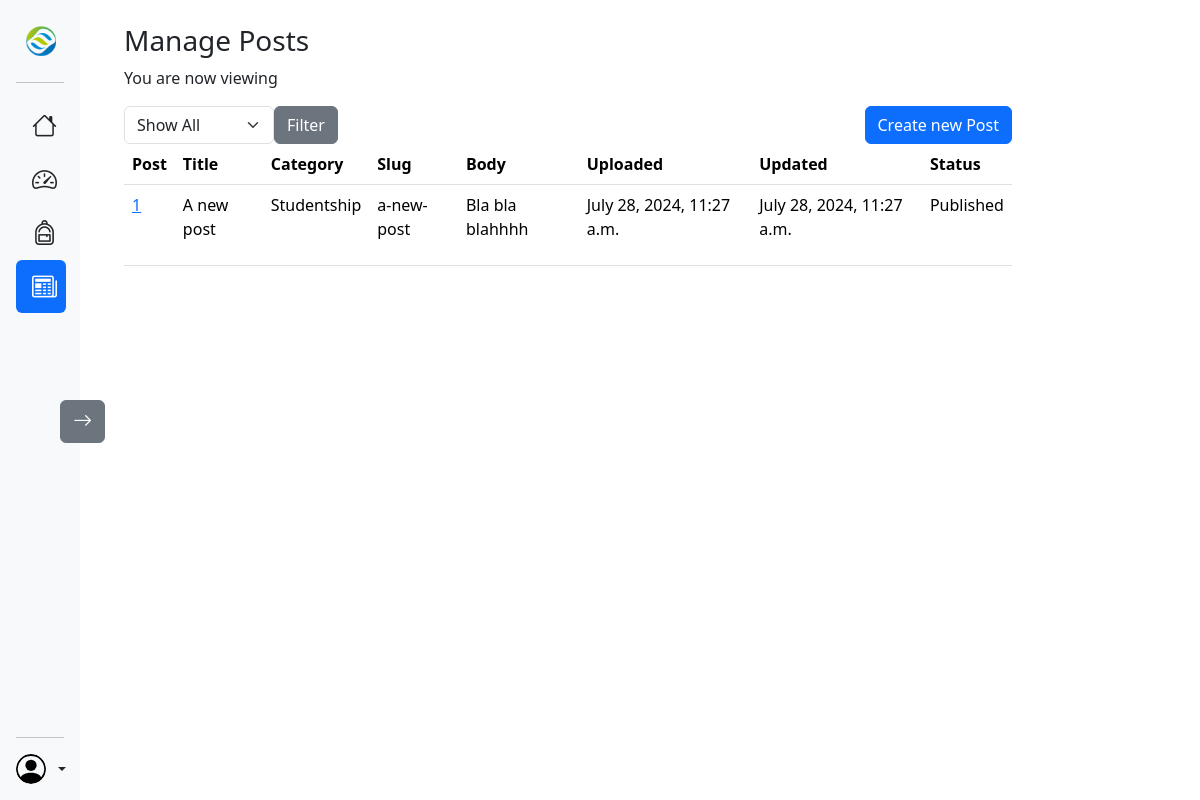
The page /manager/manageposts/ (signed in) on the database as committed earlier.
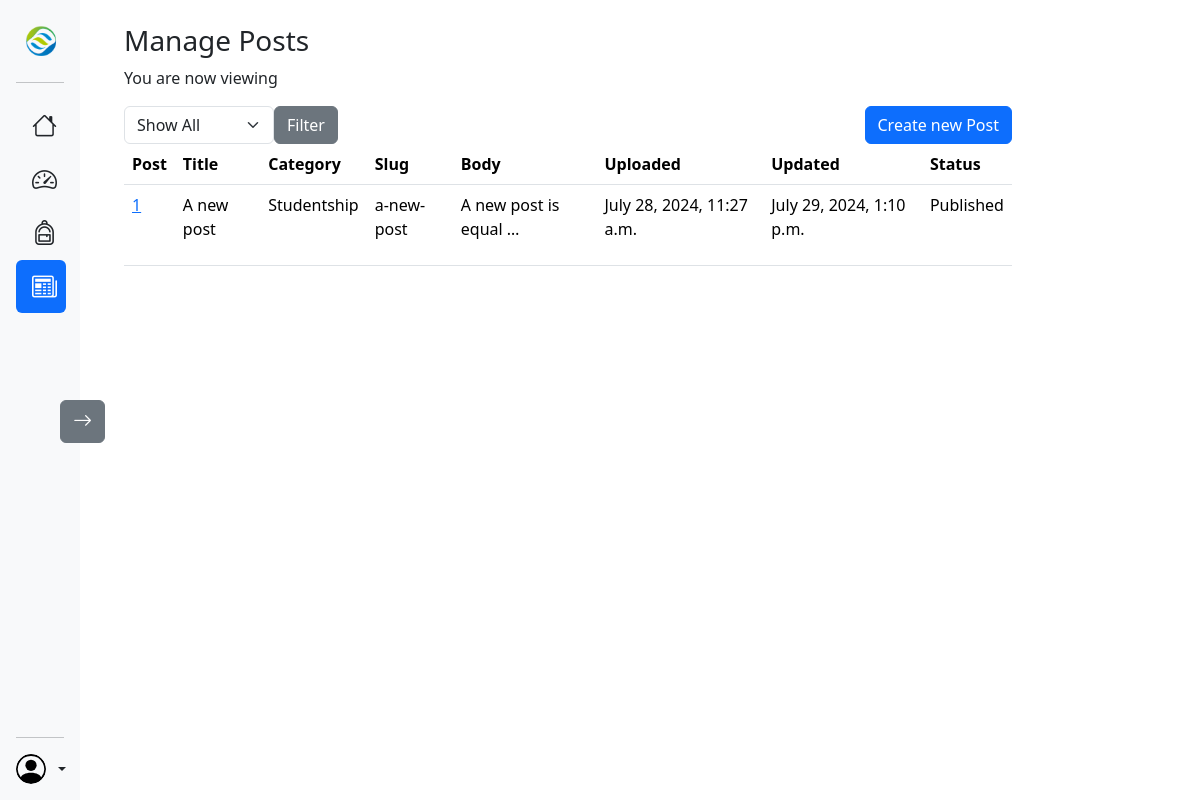
The same page on the database as committed later.
### news/models.py (models this page shows, shortened)
class Post(models.Model):
  class Categories(models.TextChoices):
    STUDENTSHIP = 'Studentship', 'Studentship'
    EOPEP = 'EOPEP', 'Eopep Examinations'
    EXAMINATIONS = 'EXAMS', 'Examinations'
  class Status(models.TextChoices):
    DRAFT = 'Draft', 'Draft'
    PUBLISHED = 'Published', 'Published'
  title = models.CharField(max_length=255)
  category = models.CharField(max_length=15,
                              choices=Categories.choices,
                              default=Categories.STUDENTSHIP)
  slug = models.SlugField(max_length=255, unique_for_date='published')
  author = models.ForeignKey(SchoolUser,
                            on_delete=models.CASCADE,
                            related_name='news')
  body = CKEditor5Field(config_name='extends')
  published = models.DateTimeField(default=timezone.now)
  created = models.DateTimeField(auto_now_add=True)
  updated = models.DateTimeField(auto_now=True)
  status = models.CharField(max_length=10,
                            choices=Status.choices,
                            default=Status.DRAFT)
  class Meta:
    ordering = ['-published']
    indexes = [
          models.Index(fields=['-published']),
        ]
  def manager_get_absolute_url(self):
      return reverse('news:Manager_Post_Details', args=[self.published.year,
                                                self.published.month,
                                                self.published.day,
                                                self.slug])

### news/views.py (the view)
# urls.py: path('manager/manageposts/', views.ManagePosts, name='Manage_Posts'),
@manager_required
def ManagePosts(request):
  all_posts = Post.objects.all()
  categories = Post.Categories.choices
  selected_category = request.GET.get('category', 'all')
  if selected_category != 'all':
    posts = Post.objects.filter(category=selected_category)
  else:
    posts = all_posts
  return render(request, 'manager/manageposts.html', {'posts':posts,
                                                           'categories':categories})

### dashboard/views.py (called while the page is built)
def manager_required(view_func):
  @wraps(view_func)
  def _wrapped_view(request, *args, **kwargs):
    if request.user.is_authenticated and request.user.role == 'Manager':
        return view_func(request, *args, **kwargs)
    return redirect('Login')
  return _wrapped_view

### news/templates/manager/manageposts.html (shortened to what this page needs)
{% extends 'managerDash.html' %}
{% load static %}
{% block content %}
<div class="container p-4 main-content">
  <h3>Manage Posts</h3>
  <p>You are now viewing {{posts.category}}</p>
  <div class="d-flex justify-content-between">
    <form method="GET" action="{% url 'news:Manage_Posts' %}">
      <div class="d-flex">
        <select name="category" class="form-select" style="width:150px;">
          <option value="all">Show All</option>
        </select>
        <button type="submit" class="btn btn-secondary">Filter</button>
      </div>
    </form>
    <a href="{% url 'news:Create_Post' %}" class="btn btn-primary">Create new Post</a>
  </div>
  <table class="table">
    <thead>
      <tr>
        <th scope="col">Post</th>
        <th scope="col">Title</th>
        <th scope="col">Category</th>
        <th scope="col">Slug</th>
        <th scope="col">Body</th>
        <th scope="col">Uploaded</th>
        <th scope="col">Updated</th>
        <th scope="col">Status</th>
      </tr>
    </thead>
    <tbody>
      {% for post in posts %}
      <tr>
        <td><a href="{{post.manager_get_absolute_url}}">{{ post.id }}</a></td>
        <td>{{ post.title }}</td>
        <td>{{ post.category}}</td>
        <td>{{ post.slug }}</td>
        <td>{{ post.body|safe|truncatewords:5 }}</td>
        <td>{{ post.created }}</td>
        <td>{{ post.updated }}</td>
        <td>{{ post.status }}</td>
      </tr>
      {% endfor %}
    </tbody>
  </table>
</div>
{% endblock %}

Rows that differ between the two databases and show on the page:
changed Post "A new post": body "Bla bla blahhhh" → "A new post is equal …"; updated "July 28, 2024, 11:27 a.m." → "July 29, 2024, 1:10 p.m."
